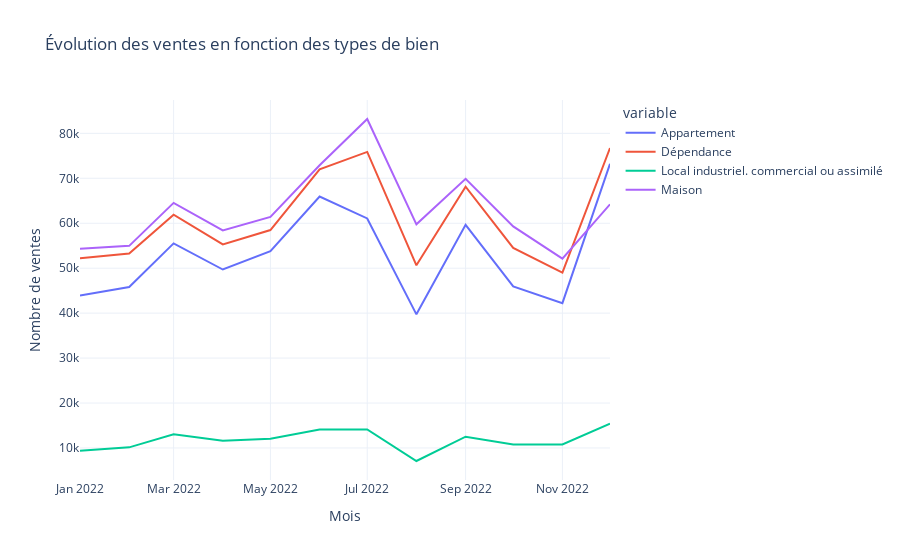

The cell this chart's notebook holds for it:
### Code cell
df_vis['Date_mutation'] = pd.to_datetime(df_vis['Date_mutation'], format='%d/%m/%Y')
ventes_par_mois = df_vis.groupby([df_vis['Date_mutation'].dt.strftime('%Y-%m'), 'Type_local']).size().unstack(fill_value=0)
ventes_par_mois.reset_index(inplace=True)
fig = px.line(ventes_par_mois, x='Date_mutation', y=ventes_par_mois.columns[1:], 
              title="Évolution des ventes en fonction des types de bien",
              labels={'value': 'Nombre de ventes', 'Date_mutation': 'Mois'},
              template="plotly_white")
fig.show()

### Figure 1 — Plotly figure (JSON) as saved in the notebook; plotly's stock layout.template omitted (floating-point values rounded to 4 significant figures)
{"data": [{"hovertemplate": "variable=Appartement<br>Mois=%{x}<br>Nombre de ventes=%{y}<extra></extra>", "legendgroup": "Appartement", "line": {"color": "#636efa", "dash": "solid"}, "marker": {"symbol": "circle"}, "mode": "lines", "name": "Appartement", "orientation": "v", "showlegend": true, "type": "scatter", "x": ["2022-01", "2022-02", "2022-03", "2022-04", "2022-05", "2022-06", "2022-07", "2022-08", "2022-09", "2022-10", "2022-11", "2022-12"], "xaxis": "x", "y": [43916, 45804, 55525, 49706, 53772, 65951, 61072, 39731, 59640, 45949, 42218, 73217], "yaxis": "y"}, {"hovertemplate": "variable=Dépendance<br>Mois=%{x}<br>Nombre de ventes=%{y}<extra></extra>", "legendgroup": "Dépendance", "line": {"color": "#EF553B", "dash": "solid"}, "marker": {"symbol": "circle"}, "mode": "lines", "name": "Dépendance", "orientation": "v", "showlegend": true, "type": "scatter", "x": ["2022-01", "2022-02", "2022-03", "2022-04", "2022-05", "2022-06", "2022-07", "2022-08", "2022-09", "2022-10", "2022-11", "2022-12"], "xaxis": "x", "y": [52198, 53287, 61891, 55302, 58488, 71991, 75868, 50639, 68123, 54516, 49038, 76744], "yaxis": "y"}, {"hovertemplate": "variable=Local industriel. commercial ou assimilé<br>Mois=%{x}<br>Nombre de ventes=%{y}<extra></extra>", "legendgroup": "Local industriel. commercial ou assimilé", "line": {"color": "#00cc96", "dash": "solid"}, "marker": {"symbol": "circle"}, "mode": "lines", "name": "Local industriel. commercial ou assimilé", "orientation": "v", "showlegend": true, "type": "scatter", "x": ["2022-01", "2022-02", "2022-03", "2022-04", "2022-05", "2022-06", "2022-07", "2022-08", "2022-09", "2022-10", "2022-11", "2022-12"], "xaxis": "x", "y": [9409, 10141, 13031, 11619, 12036, 14122, 14105, 7104, 12514, 10784, 10768, 15409], "yaxis": "y"}, {"hovertemplate": "variable=Maison<br>Mois=%{x}<br>Nombre de ventes=%{y}<extra></extra>", "legendgroup": "Maison", "line": {"color": "#ab63fa", "dash": "solid"}, "marker": {"symbol": "circle"}, "mode": "lines", "name": "Maison", "orientation": "v", "showlegend": true, "type": "scatter", "x": ["2022-01", "2022-02", "2022-03", "2022-04", "2022-05", "2022-06", "2022-07", "2022-08", "2022-09", "2022-10", "2022-11", "2022-12"], "xaxis": "x", "y": [54313, 54969, 64529, 58423, 61418, 72918, 83195, 59764, 69870, 59286, 52130, 64209], "yaxis": "y"}], "layout": {"autosize": true, "legend": {"title": {"text": "variable"}, "tracegroupgap": 0}, "title": {"text": "Évolution des ventes en fonction des types de bien"}, "xaxis": {"anchor": "y", "autorange": true, "domain": [0, 1], "range": ["2022-01-01", "2022-12-01"], "title": {"text": "Mois"}, "type": "date"}, "yaxis": {"anchor": "x", "autorange": true, "domain": [0, 1], "range": [2877.0, 87420.0], "title": {"text": "Nombre de ventes"}, "type": "linear"}}}
